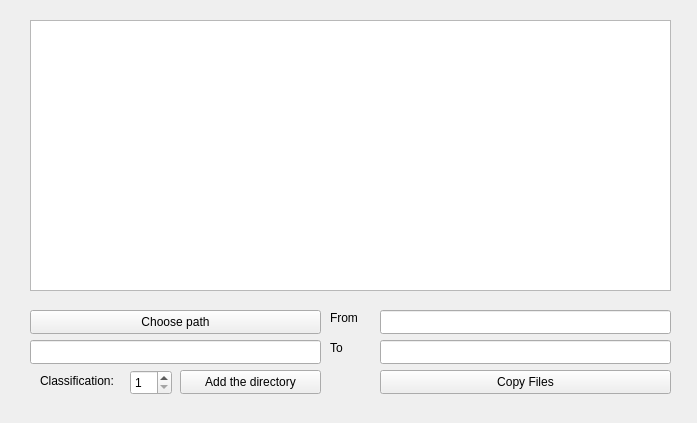
<?xml version="1.0" encoding="UTF-8"?>
<ui version="4.0">
 <class>MainWindow</class>
 <widget class="QMainWindow" name="MainWindow">
  <property name="geometry">
   <rect>
    <x>0</x>
    <y>0</y>
    <width>697</width>
    <height>423</height>
   </rect>
  </property>
  <property name="windowTitle">
   <string>Мандатная модель</string>
  </property>
  <widget class="QWidget" name="centralwidget">
   <widget class="QTableWidget" name="tableWidget">
    <property name="geometry">
     <rect>
      <x>30</x>
      <y>20</y>
      <width>641</width>
      <height>271</height>
     </rect>
    </property>
   </widget>
   <widget class="QLineEdit" name="lineEditPath">
    <property name="geometry">
     <rect>
      <x>30</x>
      <y>340</y>
      <width>291</width>
      <height>24</height>
     </rect>
    </property>
    <property name="readOnly">
     <bool>true</bool>
    </property>
   </widget>
   <widget class="QSpinBox" name="spinBoxLevel">
    <property name="geometry">
     <rect>
      <x>130</x>
      <y>370</y>
      <width>42</width>
      <height>25</height>
     </rect>
    </property>
    <property name="minimum">
     <number>1</number>
    </property>
    <property name="maximum">
     <number>3</number>
    </property>
   </widget>
   <widget class="QPushButton" name="buttonChoose">
    <property name="geometry">
     <rect>
      <x>30</x>
      <y>310</y>
      <width>291</width>
      <height>24</height>
     </rect>
    </property>
    <property name="text">
     <string>Choose path</string>
    </property>
   </widget>
   <widget class="QPushButton" name="buttonAdd">
    <property name="geometry">
     <rect>
      <x>180</x>
      <y>370</y>
      <width>141</width>
      <height>24</height>
     </rect>
    </property>
    <property name="text">
     <string>Add the directory</string>
    </property>
   </widget>
   <widget class="QLabel" name="label">
    <property name="geometry">
     <rect>
      <x>40</x>
      <y>370</y>
      <width>91</width>
      <height>21</height>
     </rect>
    </property>
    <property name="font">
     <font>
      <pointsize>9</pointsize>
     </font>
    </property>
    <property name="text">
     <string>Classification:</string>
    </property>
   </widget>
   <widget class="QLineEdit" name="lineEditPathFrom">
    <property name="geometry">
     <rect>
      <x>380</x>
      <y>310</y>
      <width>291</width>
      <height>24</height>
     </rect>
    </property>
    <property name="readOnly">
     <bool>false</bool>
    </property>
   </widget>
   <widget class="QLineEdit" name="lineEditPathTo">
    <property name="geometry">
     <rect>
      <x>380</x>
      <y>340</y>
      <width>291</width>
      <height>24</height>
     </rect>
    </property>
    <property name="readOnly">
     <bool>false</bool>
    </property>
   </widget>
   <widget class="QPushButton" name="buttonCopy">
    <property name="geometry">
     <rect>
      <x>380</x>
      <y>370</y>
      <width>291</width>
      <height>24</height>
     </rect>
    </property>
    <property name="text">
     <string>Copy Files</string>
    </property>
   </widget>
   <widget class="QLabel" name="label_2">
    <property name="geometry">
     <rect>
      <x>330</x>
      <y>310</y>
      <width>49</width>
      <height>16</height>
     </rect>
    </property>
    <property name="text">
     <string>From</string>
    </property>
   </widget>
   <widget class="QLabel" name="label_3">
    <property name="geometry">
     <rect>
      <x>330</x>
      <y>340</y>
      <width>49</width>
      <height>16</height>
     </rect>
    </property>
    <property name="text">
     <string>To</string>
    </property>
   </widget>
  </widget>
 </widget>
 <resources/>
 <connections/>
</ui>
